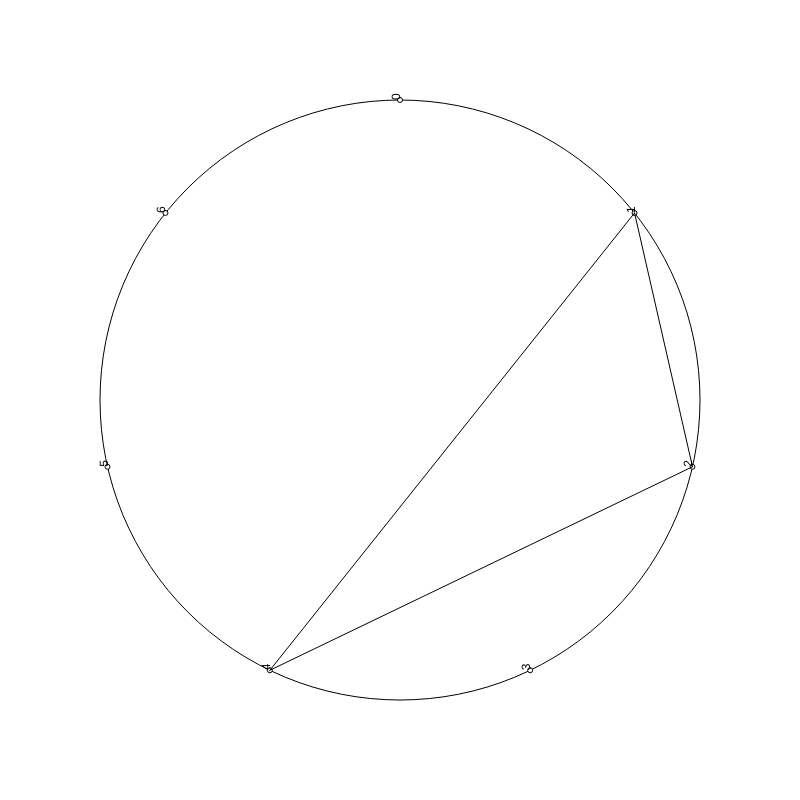
Frame 1 (no input)
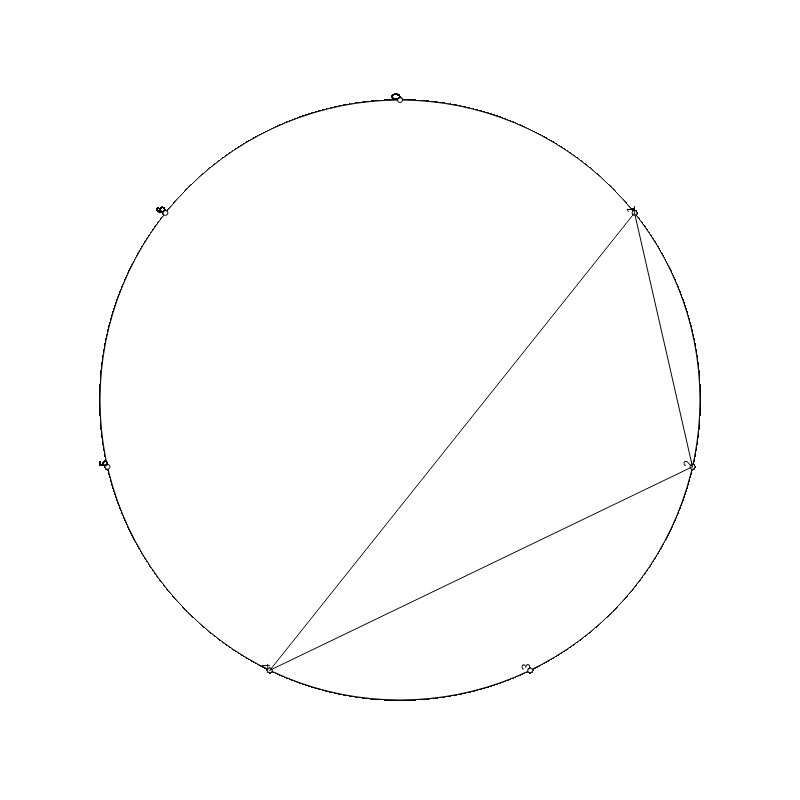
Frame 60 (no input)
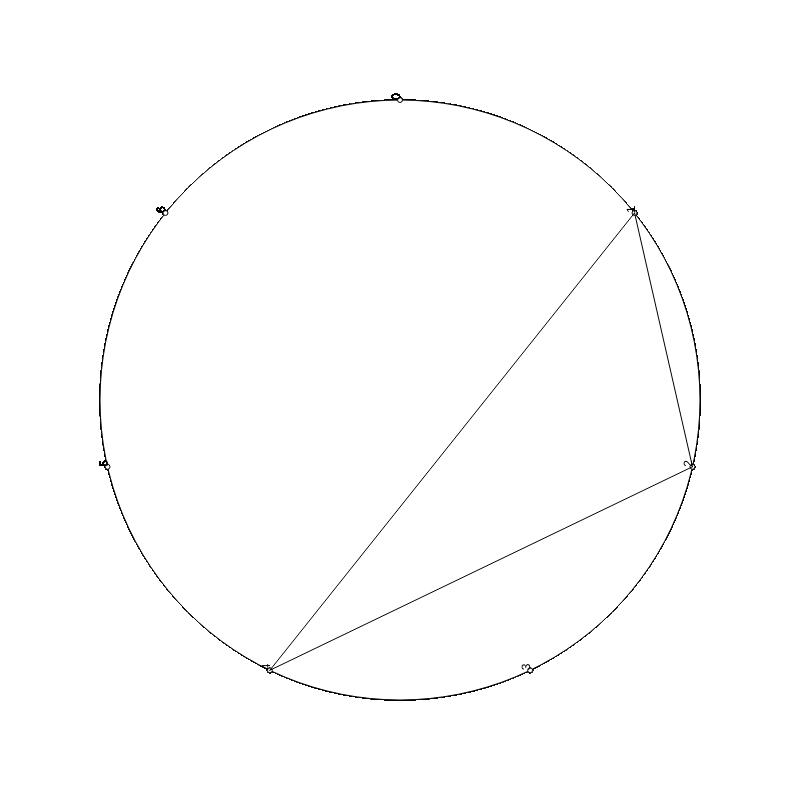
Frame 120 (the mouse pressed at the canvas centre since frame 60)

The p5.js sketch that drew these frames (run headless with seeded random() and noise() and a simulated clock; from frame 60 on, the mouse is pressed at the canvas centre):

// p5.js sketch
// ── sketch.js
const width = 800
const height = 800
const radius = 300
const n = 7
const factor = 11

let points, path

const computePoints = (n, radius) => {
  const points ={}
  for(let i= 0; i< n; i++){
    const x = radius * Math.cos(2* Math.PI *i/n)
    const y = radius * Math.sin(2* Math.PI*i/n)
    points[i] ={x,y}
  }
  return points
}

const computePathArray = (n, factor) =>{
  // throw if factor is 1 or 0
  let path = [1]
  let next = factor % n 
  while (!path.includes(next)) {
    path.push(next)
    next = (next * factor ) % n
  }
  path.push(next)
  return path
}


function setup() {
  createCanvas(width, height)
  // setCenter(width/2, height/2)
  points = computePoints(n, radius)
  path = computePathArray(n, factor)
}

function draw() {
  // move origin to center
  translate(width/2, height/2)
  // flip y-axis so it points upwards
  // scale(1, -1);
  rotate(-PI/2)
  circle(0, 0, 2*radius)
  
  // draw points on circle
  for(let i= 0; i< n; i++){
    // point(x, y)
    circle(points[i].x, points[i].y, 5)
    text(`${i}`,  points[i].x, points[i].y)
  }
  // draw lines
  for (let i = 0; i<path.length -1; i ++) {
    const start = points[path[i]]
    const end = points[path[i+1]]
    line(start.x, start.y, end.x, end.y)
  }
}
